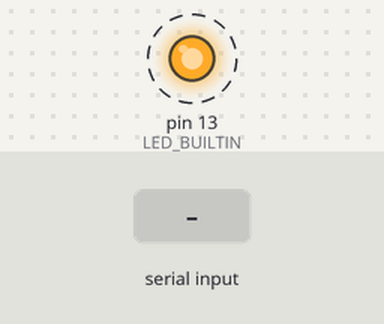
Bench run of a sketch on a simulated Arduino Uno, built with avr-gcc and run on an emulated ATmega328P. On the bench: output pins drawn as LEDs (lit = HIGH). Dashed ring = blinking. The inputs (shaded band) are chosen by the test bench. What the sketch prints to the serial monitor is not drawn.

Above: at 1.2 s.
1.3 s: "?\n" received over Serial
4.3 s: "true\n" received over Serial
Timing chart, 0 to 13.3 s (numbered marks = the images above; inputs shaded):
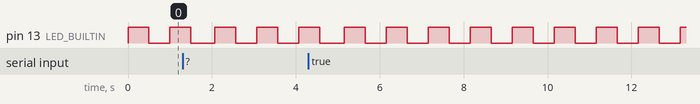

Measured:
- by itself, pin 13 (LED_BUILTIN): alternates HIGH for 0.50 s and LOW for 0.50 s

The sketch:

KIV_Cloudlet_Arduino_Controller.ino
```cpp
// Link with https://github.com/CuriosityGym/motordriver
// and https://bitbucket.org/jezhill/keyhole/src/main/

#include <MotorDriver.h>
#include "Keyhole.h"

#define CMD_PING "ping!"
#define CMD_LED  "led"
#define CMD_FAN1 "fan1"
#define CMD_FAN2 "fan2"
#define CMD_FAN3 "fan3"

#define M_FAN1 1
#define M_FAN2 2
#define M_FAN3 3
#define M_LED  4

MotorDriver m;
int power = 0;
int up_down = 1;
int led_count = 0;

String ping = "pong!";
short led_pwm = 0;
short fan1_pwm = 0;
short fan2_pwm = 0;
short fan3_pwm = 0;

KEYHOLE keyhole(Serial);

void setup()
{
  Serial.begin(9600);
  while (!Serial) continue;

  pinMode(LED_BUILTIN, OUTPUT);
}

void loop()
{
  if(keyhole.begin()) // on most loops, this will return false, so
  {                   // very little processing will need to be done

    if (keyhole.variable(CMD_PING, ping, VARIABLE_READ_ONLY)) {
    }
    if (keyhole.variable(CMD_FAN1, fan1_pwm)) {
      m.motor(M_FAN1, FORWARD, fan1_pwm);
    }
    if (keyhole.variable(CMD_FAN2, fan2_pwm)) {
      m.motor(M_FAN2, FORWARD, fan2_pwm);
    }
    if (keyhole.variable(CMD_FAN3, fan3_pwm)) {
      m.motor(M_FAN3, FORWARD, fan3_pwm);
    }
    if (keyhole.variable(CMD_LED, led_pwm)) {
      m.motor(M_LED, FORWARD, led_pwm);
    }

    keyhole.end(); // must call this if `.begin()` returned `true`
  }

  digitalWrite(LED_BUILTIN, HIGH);  // turn the LED on (HIGH is the voltage level)
  delay(500);                      // wait for a second
  digitalWrite(LED_BUILTIN, LOW);   // turn the LED off by making the voltage LOW
  delay(500);                      // wait for a second
}
```

Keyhole.h
```cpp
// (licence header left out)
#ifndef   __Keyhole_H__
#define   __Keyhole_H__

#include "Arduino.h" // for Stream and String
#include <stdint.h>  // for int8_t

// Debugging macros:
#ifdef DBSTREAM
#	define REPORT( X )  { DBSTREAM.print( "{\"" #X "\" : " ); DBSTREAM.print( X );                         DBSTREAM.println( "}" ); DBSTREAM.flush(); }
#	define REPORTS( X ) { DBSTREAM.print( "{\"" #X "\" : " ); Keyhole( DBSTREAM ).printStringLiteral( X ); DBSTREAM.println( "}" ); DBSTREAM.flush(); }
#else
#	define REPORT( X )
#	define REPORTS( X )
#endif

class Keyhole;
class Kout;
class Kfmt;

typedef enum
{
	VARIABLE_READ_ONLY = 0,
	VARIABLE_SILENT    = 1,
	VARIABLE_VERBOSE   = 2
} KeyholeWriteMode;

#define KEYHOLE       static Keyhole
class Keyhole
{
	public:
		// Typically, you should declare instances of the Keyhole class as static (the KEYHOLE macro does this for you).
		Keyhole( Stream & stream=Serial, float autoSeconds=0.0, bool plotterMode=false );
		~Keyhole();

		// begin() returns true if a command (terminated by an unquoted semicolon or newline) is ready for processing.
		bool begin( void );
		// begin() returns true if a command (terminated by an unquoted semicolon or newline) is ready for processing.
		bool begin( unsigned long microsecondTimestamp );

		// command() returns true if the specified command has been received (do not include the semicolon or newline terminator).
		bool command( const char * cmd );

		// variable() exposes a sketch variable under the specified key (default mode is VARIABLE_SILENT, other possibilities are VARIABLE_VERBOSE and VARIABLE_READ_ONLY) and returns true if an incoming command has assigned a value to the variable.
		bool variable( const char * key, bool &           referenceToVariable,  KeyholeWriteMode mode=VARIABLE_SILENT );
		// variable() exposes a sketch variable under the specified key (default mode is VARIABLE_SILENT, other possibilities are VARIABLE_VERBOSE and VARIABLE_READ_ONLY) and returns true if an incoming command has assigned a value to the variable.
		bool variable( const char * key, char &           referenceToVariable,  KeyholeWriteMode mode=VARIABLE_SILENT );
		// variable() exposes a sketch variable under the specified key (default mode is VARIABLE_SILENT, other possibilities are VARIABLE_VERBOSE and VARIABLE_READ_ONLY) and returns true if an incoming command has assigned a value to the variable.
		bool variable( const char * key, unsigned char &  referenceToVariable,  KeyholeWriteMode mode=VARIABLE_SILENT );
		// variable() exposes a sketch variable under the specified key (default mode is VARIABLE_SILENT, other possibilities are VARIABLE_VERBOSE and VARIABLE_READ_ONLY) and returns true if an incoming command has assigned a value to the variable.
		bool variable( const char * key, int &            referenceToVariable,  KeyholeWriteMode mode=VARIABLE_SILENT );
		// variable() exposes a sketch variable under the specified key (default mode is VARIABLE_SILENT, other possibilities are VARIABLE_VERBOSE and VARIABLE_READ_ONLY) and returns true if an incoming command has assigned a value to the variable.
		bool variable( const char * key, unsigned int &   referenceToVariable,  KeyholeWriteMode mode=VARIABLE_SILENT );
		// variable() exposes a sketch variable under the specified key (default mode is VARIABLE_SILENT, other possibilities are VARIABLE_VERBOSE and VARIABLE_READ_ONLY) and returns true if an incoming command has assigned a value to the variable.
		bool variable( const char * key, short &          referenceToVariable,  KeyholeWriteMode mode=VARIABLE_SILENT );
		// variable() exposes a sketch variable under the specified key (default mode is VARIABLE_SILENT, other possibilities are VARIABLE_VERBOSE and VARIABLE_READ_ONLY) and returns true if an incoming command has assigned a value to the variable.
		bool variable( const char * key, unsigned short & referenceToVariable,  KeyholeWriteMode mode=VARIABLE_SILENT );
		// variable() exposes a sketch variable under the specified key (default mode is VARIABLE_SILENT, other possibilities are VARIABLE_VERBOSE and VARIABLE_READ_ONLY) and returns true if an incoming command has assigned a value to the variable.
		bool variable( const char * key, long &           referenceToVariable,  KeyholeWriteMode mode=VARIABLE_SILENT );
		// variable() exposes a sketch variable under the specified key (default mode is VARIABLE_SILENT, other possibilities are VARIABLE_VERBOSE and VARIABLE_READ_ONLY) and returns true if an incoming command has assigned a value to the variable.
		bool variable( const char * key, unsigned long &  referenceToVariable,  KeyholeWriteMode mode=VARIABLE_SILENT );
		// variable() exposes a sketch variable under the specified key (default mode is VARIABLE_SILENT, other possibilities are VARIABLE_VERBOSE and VARIABLE_READ_ONLY) and returns true if an incoming command has assigned a value to the variable.
		bool variable( const char * key, float &          referenceToVariable,  KeyholeWriteMode mode=VARIABLE_SILENT );
		// variable() exposes a sketch variable under the specified key (default mode is VARIABLE_SILENT, other possibilities are VARIABLE_VERBOSE and VARIABLE_READ_ONLY) and returns true if an incoming command has assigned a value to the variable.
		bool variable( const char * key, double &         referenceToVariable,  KeyholeWriteMode mode=VARIABLE_SILENT );
		// variable() exposes a sketch variable under the specified key (default mode is VARIABLE_SILENT, other possibilities are VARIABLE_VERBOSE and VARIABLE_READ_ONLY) and returns true if an incoming command has assigned a value to the variable.
		bool variable( const char * key, String &         referenceToVariable,  KeyholeWriteMode mode=VARIABLE_SILENT );
		// variable() exposes a sketch variable under the specified key (default mode is VARIABLE_SILENT, other possibilities are VARIABLE_VERBOSE and VARIABLE_READ_ONLY) and returns true if an incoming command has assigned a value to the variable.
		bool variable( const char * key, int8_t &         referenceToVariable,  KeyholeWriteMode mode=VARIABLE_SILENT );
		// Note: a char may be considered signed or unsigned, depending on architecture.
		// So, in case it is unsigned, we needed an explicit signed-8-bit polymorph.
		// The rest of the stdint types should take care of themselves via the usual builtin types.

#		define variableAssigned variable // so you can express it like this if the semantics appeal to you more:
		                                 //     if( keyhole.variableAssigned("foo", foo) ) doWhatever(foo);

		// If begin() returned true, then you must call end() after processing all variables and commands.
		bool end( void );

		// error() lets you print your own error message in JSON format using the customary Keyhole keys.
		void error( const String & msg, const String & type="BadValue" );

		// elapsedMicros() returns the microseconds elapsed since begin() (but only if you passed micros() as an argument to .begin(), or if .autoSeconds is set > 0.0).
		unsigned long elapsedMicros( void );

		Stream &      stream;      // a reference to the Stream (e.g. Serial) used for text input and output
		float         autoSeconds; // set this >0.0 to receive periodic automatic output
		int           plotterMode; // set this to true to make the output format compatible with the Serial Plotter in the Arduino IDE

		// Use  k << x << "y" << z;  to print a sequence of things followed by an automatic line-ending and flush.
		Kout operator<<( const char *           x );
		Kout operator<<( const String         & x );
		Kout operator<<( const char           & x );
		Kout operator<<( const int8_t         & x );
		Kout operator<<( const bool           & x );
		Kout operator<<( const unsigned char  & x );
		Kout operator<<( const int            & x );
		Kout operator<<( const unsigned int   & x );
		Kout operator<<( const short          & x );
		Kout operator<<( const unsigned short & x );
		Kout operator<<( const long           & x );
		Kout operator<<( const unsigned long  & x );
		Kout operator<<( const float          & x );
		Kout operator<<( const double         & x );
		Kout operator<<( const Kfmt           & x );

		// Example:  k.errorStream("BadValue") << "I do not like the value x=" << KFMT.floatPrecision(4) << x;
		Kout errorStream( const String & errorType );

	private: // nothing to see here
		unsigned long mBeginMicros;
		String        mFullCommand;
		int           mListAllVariables;
		String        mPartialCommand;
		bool          mBackslash;
		int           mHexEscape;
		char          mHexValue;
		char          mQuote;
		unsigned long mTimestampOfLastAutoReport;
		char          mBad;

		const char *  _parseVariableCommand( const char * key, unsigned int & commandLength );
		void          _startError( const String & type );

	public:
		// General-purpose helper method (an instance method only because it accesses `this->stream`)
		void          printLiteral( const String & s, char withQuotes='"' );
		// General-purpose helper method (an instance method only because it accesses `this->stream`)
		void          printLiteral( double f,         char withQuotes='"' );
		// General-purpose helper method (an instance method only because it accesses `this->stream`)
		void          printLiteral( char c,           char withQuotes=(char)-1 );
		// * withQuotes=0 means print characters (or escape codes) unquoted, and don't escape any quotes.
		// * withQuotes='\'' or withQuotes='"' means print the content wrapped in the specified type of quote, and
		//   escape that quote character if it occurs in the content. (For floating-point, quotes are only used if the
		//   value is an inf or a nan, for reasons of JSON legality and ast.literal_eval() compatibility.)
		// * withQuotes=-1 has a special meaning for chars which causes the char to be printed as a numeric int8_t or
		//   uint8_t value (depending on architecture). This is the default for reasons discussed in the comments of the
		//   method.

		////////////////////////////////////////////////////////////////////////////////////////////////////////////////
		// And finally some general-purpose static helper functions (but let's keep them inside the Keyhole:: namespace):

		// This is needed because some boards' standard libraries don't have a String(ptr,length) constructor
		static void          assignString( String & dst, const char *ptr, unsigned int length, bool trim=false, bool lowercase=false );
		// This is needed because some boards' standard libraries may mess up copying `string2=string1;` if `string1` contains '\0'
		static void          assignString( String & dst, const String & src,                   bool trim=false, bool lowercase=false );

		// Works the same as the standard library function `strtoul` except optional prefixes 0x and 0b are recognized and the base (16, 2 or 10) is inferred.
		static unsigned long strToUnsignedInteger( const char * start, char ** endptr );
		// Works the same as the standard library function `strtol` except optional prefixes 0x and 0b are recognized and the base (16, 2 or 10) is inferred.
		static long          strToSignedInteger(   const char * start, char ** endptr );
		// Works the same as the standard library function `strtod` except that whole numbers may be expressed in hex or binary using optional prefixes 0x or 0b.
		static double        strToDouble(          const char * start, char ** endptr );

#ifdef LED_BUILTIN
		// This one is good at the start or end of `setup()`, to say hello and reassure the user that things are working.
		static void          flicker( int ledPin=LED_BUILTIN, unsigned long millisOn=50, unsigned long millisOff=50, unsigned long millisTotal=1000 );
#else
		// This one is good at the start or end of `setup()`, to say hello and reassure the user that things are working.
		static void          flicker( int ledPin,             unsigned long millisOn=50, unsigned long millisOff=50, unsigned long millisTotal=1000 );
#endif
};

// Kfmt sets certain options when feeding items to a Keyhole instance with <<
// The KFMT macro is the simplest way to use it.
// examples::
//
//     KEYHOLE k(Serial);
//     k << "The magic number is " << KFMT.floatPrecision(6) << "1.234567";
//     k << "s = " << KFMT.quote('"') << "a string containing \n\t\x08 special characters";
class Kfmt
{
	public:
		static const int CHAR_AS_NUMERIC = -1; // understood by Keyhole::printLiteral()
		static const int DO_NOT_ESCAPE   = -2;
		static const int NO_CHANGE       = -3;

		 Kfmt();
		~Kfmt();
		 Kfmt & floatPrecision( int decimalPlaces );
		 Kfmt & quote( char quoteChar );
		 Kfmt & closingString( const char * s );

	private:
		friend class Kout;
		int          mFloatPrecision;
		char         mQuoteChar;
		const char * mClosingString;
};
// examples::
//
//     KEYHOLE k(Serial);
//     k << "The magic number is " << KFMT.floatPrecision(6) << "1.234567";
//     k << "s = " << KFMT.quote('"') << "a string containing \n\t\x08 special characters";
#define KFMT  Kfmt()


// Kout is a helper class. You don't need to use it directly - you can actually << items into your Keyhole instance
// directly. The helper class destructor will ensure that the line ends with a line-ending and a flush.
class Kout
{
	public:
		 Kout( Stream  & s=Serial );
		 Kout( Keyhole & k        );
		 Kout( const Kout &  other );
		 Kout( Kout && other );
		~Kout();
		 Kout & operator<<( const int8_t         & x );
		 Kout & operator<<( const bool           & x );
		 Kout & operator<<( const char           & x );
		 Kout & operator<<( const unsigned char  & x );
		 Kout & operator<<( const int            & x );
		 Kout & operator<<( const unsigned int   & x );
		 Kout & operator<<( const short          & x );
		 Kout & operator<<( const unsigned short & x );
		 Kout & operator<<( const long           & x );
		 Kout & operator<<( const unsigned long  & x );
		 Kout & operator<<( const float          & x );
		 Kout & operator<<( const double         & x );
		 Kout & operator<<( const String         & x );
		 Kout & operator<<( const char *           x );
		 Kout & operator<<( const Kfmt           & x );

		Stream & stream;

	private:
		bool         mArmed;
		int          mFloatPrecision;
		char         mQuoteChar;
		const char * mClosingString;
};
#define KOUT  Kout( Serial )

#define KTIME( X ) { unsigned long _t0 = micros(); X; KOUT << micros() - _t0 << "us elapsed for  " << #X; }

#endif // __Keyhole_H__
```

Source omitted: Keyhole.cpp (24370 bytes)
